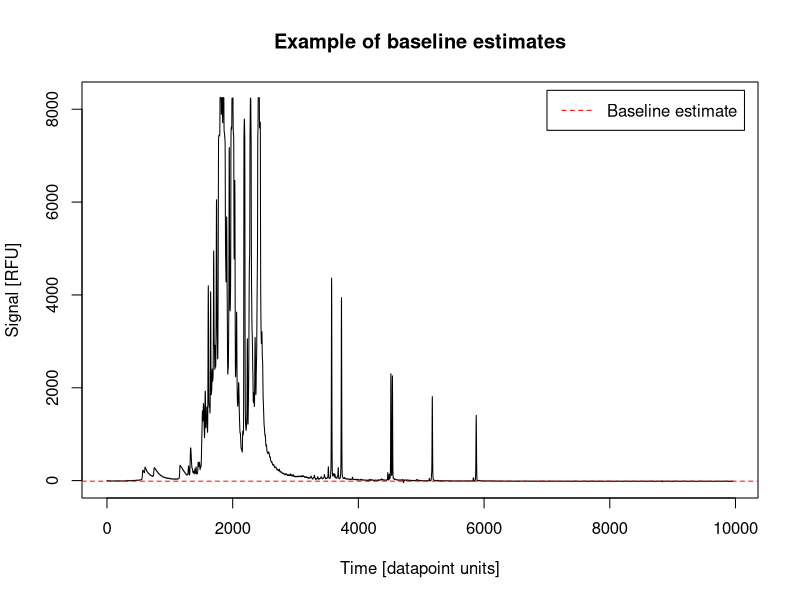

Source code (R):
library(seqinr)


### Name: baselineabif
### Title: Estimation of baseline value
### Aliases: baselineabif

### ** Examples

data(JLO)
rfu <- JLO$Data$DATA.1
bl <- baselineabif(rfu)
plot(1:length(rfu), rfu, type = "l", 
  xlab = "Time [datapoint units]",
  ylab = "Signal [RFU]",
  main = "Example of baseline estimates")
abline(h = bl, col="red", lty = 2)
legend("topright", inset = 0.02, "Baseline estimate", lty = 2, col = "red")
